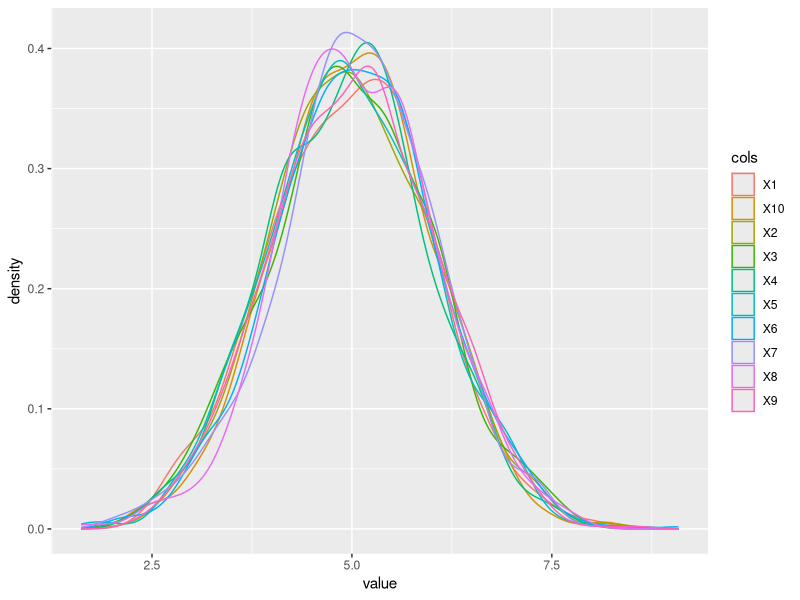

R code for this plot:
library(ggplot2)
library(tidyr)

n_sample <<- 1000
n_trial <<- 10

mean_actual <<- 5.0
variance_actual <<- 1.0
stddev_actual <<- sqrt(variance_actual)


mean_interval_estimator <- function(sample, confidence_level = 0.95) {
    mean_estimator <- mean(sample)
    
    print(mean_estimator)
    
    student_quantile <- qt(1 - confidence_level / 2, n_sample-1)
    
    mean_confidence <- c(
        mean_estimator - student_quantile, 
        mean_estimator + student_quantile
    )
    
    return(mean_confidence)
}


variance_interval_estimator <- function(sample, confidence_level = 0.95) {
    variance_estimator <- var(sample)
    
    print(variance_estimator)
    
    chisq_left_quantile <- qchisq(1 - confidence_level / 2, n_sample - 1)
    chisq_right_quantile <- qchisq(confidence_level / 2, n_sample - 1)
    
    variance_confidence <- c(
        (n_sample-1) * variance_estimator / chisq_left_quantile,
        (n_sample-1) * variance_estimator / chisq_right_quantile
    )
    
    return(variance_confidence)
}


generate_samples <- function() {
    data_frame <- data.frame(
        matrix(
            rnorm(n_sample * n_trial, mean_actual, stddev_actual), 
            nrow = n_sample)
    )
    
    return(data_frame)
}


data_frame <- generate_samples()

data_frame_tidy <- gather(data_frame, cols, value) 

density_plot <- ggplot(data_frame_tidy, aes(x = value)) + geom_density(aes(color=cols))

